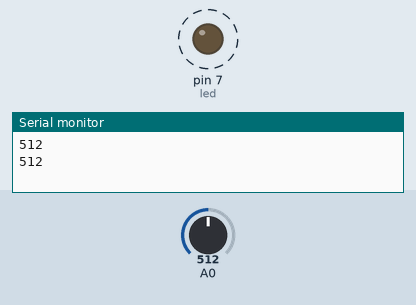
The sketch below on a simulated Arduino Uno, built with avr-gcc and run on an emulated ATmega328P. On the bench: output pins drawn as LEDs (lit = HIGH), the last lines printed to the serial monitor. Dashed ring = blinking. Inputs (shaded band) come from the test bench; at power-on: A0 = 512.

Above: at 1.8 s.
1.9 s: A0 set to 306
At 2.2 s:
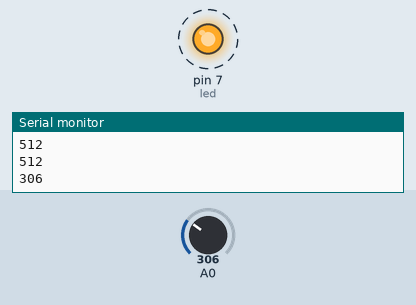
5.4 s: A0 set to 122
At 5.56 s:
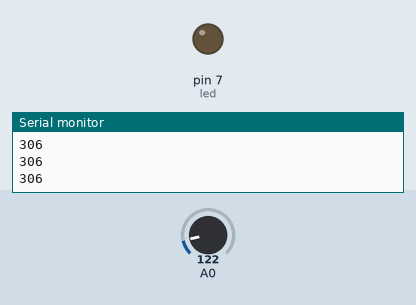
Timing chart, 0 to 14.9 s (numbered marks = the images above; inputs shaded):
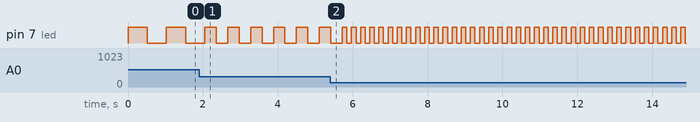

Measured:
- after the input at 1.9 s, pin 7 (led): alternates HIGH for 0.31 s and LOW for 0.31 s, starting after 0.46 s
- by itself, pin 7 (led): alternates HIGH for 0.51 s and LOW for 0.51 s

The sketch:

ex014.ino
```cpp
int led = 7;
int valPot = 0;

void setup() {
  Serial.begin(9600);
  pinMode(led, OUTPUT);
}

void loop() {
  valPot = analogRead(A0);
  Serial.println(valPot);

  digitalWrite(led, HIGH);
  delay(valPot);
  digitalWrite(led, LOW);
  delay(valPot);
}
```
